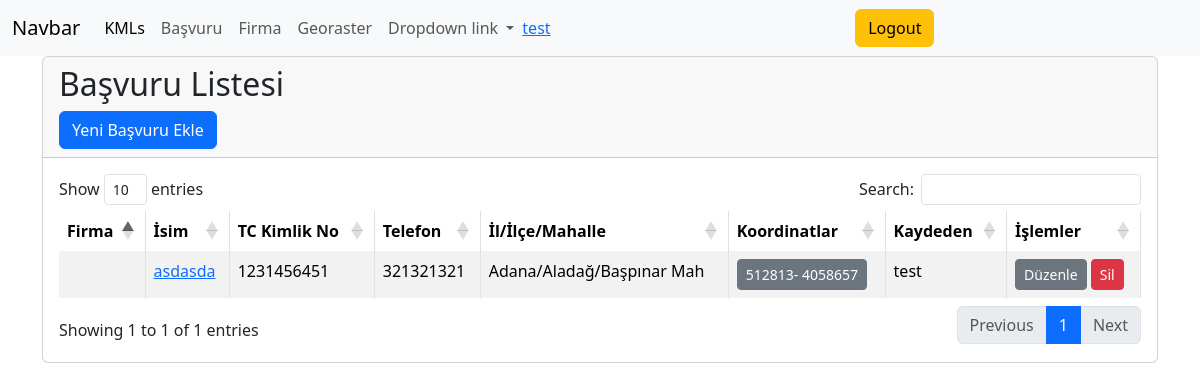
Screenshot of /basvuru/ (signed in) with the database file from the repository.
### users/models.py (models this page shows)
class CustomUser(AbstractUser):
    objects = CustomUserManager()
    is_premium = models.BooleanField(default=False)

### sahis/models.py (models this page shows, shortened)
class Sahis(models.Model):
    tc_kimlik_no = models.CharField(max_length=11, unique=True)
    adres = models.CharField(max_length=255)
    isim = models.CharField(max_length=100)
    telefon = models.CharField(max_length=15)
    ada = models.CharField(max_length=50)
    parsel = models.CharField(max_length=50)
    koordinat1 = models.CharField(max_length=50)
    koordinat2 = models.CharField(max_length=50)
    info = models.CharField(max_length=500, null=True)
    firma = models.ForeignKey(Firma, null=True, blank=True, on_delete=models.SET_NULL)
    user = models.ForeignKey(
        settings.AUTH_USER_MODEL, on_delete=models.CASCADE, null=True
    )
    mahalle = models.ForeignKey(Mahalle,
        name="mahalle", null=True, on_delete=models.CASCADE
    )

### turkiye/models.py (models this page shows)
class Mahalle(models.Model):
    il = models.ForeignKey(Il, related_name="mahalle_il", on_delete=models.CASCADE,null=True)
    ilce = models.ForeignKey(Ilce, related_name="mahalle_ilce", on_delete=models.CASCADE,null=True)
    semt = models.ForeignKey(
        Semt, related_name="mahalle_semt", on_delete=models.CASCADE, null=True
    )
    ad = models.CharField(max_length=100)
    posta_kodu=models.IntegerField(default=0)
    def __str__(self):
        return self.ad

class Ilce(models.Model):
    il = models.ForeignKey(Il,  on_delete=models.CASCADE,null=True)
    ad = models.CharField(max_length=100)
    def __str__(self):
        return self.ad

class Il(models.Model):
    ad = models.CharField(max_length=100)
    def __str__(self):
        return self.ad

### sahis/views.py (the view)
# urls.py: path('', basvuru_list, name='basvuru_list'),
@login_required
def basvuru_list(request):
    basvurular = Sahis.objects.all()
    map_url = reverse('location_list')
    print("maps : ")
    print(map_url)
    return render(request, 'basvuru/basvuru_list.html', {'basvurular': basvurular,'map_url':map_url})

### wells_map/templates/basvuru/basvuru_list.html (shortened to what this page needs)
{% extends "base.html" %}
{% block body %}
<div class="container">
    <div class="card">
        <div class="card-header">
            <h2>Başvuru Listesi</h2>
            <a href="{% url 'basvuru_create' %}" class="btn btn-primary float-right">Yeni Başvuru Ekle</a>
        </div>
        <div class="card-body">
            <table id="basvuruTable" class="table table-striped table-bordered">
                <thead>
                    <tr>
                        <th>Firma</th>
                        <th>İsim</th>
                        <th>TC Kimlik No</th>
                        <th>Telefon</th>
                        <th>İl/İlçe/Mahalle</th>
                        <th>Koordinatlar</th>
                        <th>Kaydeden</th>
                        <th>İşlemler</th>
                    </tr>
                </thead>
                <tbody>
                    {% for basvuru in basvurular %}
                    <tr>
                        <td></td>
                        <td><a href="{% url 'basvuru_detail' basvuru.pk %}">{{ basvuru.isim }}</a></td>
                        <td>{{ basvuru.tc_kimlik_no }}</td>
                        <td>{{ basvuru.telefon }}</td>
                        <td>{{ basvuru.mahalle.ilce.il }}/{{ basvuru.mahalle.ilce }}/{{ basvuru.mahalle }}</td>
                        <td><a href="{{  map_url  }}" class="btn btn-secondary btn-sm">
                                {{ basvuru.koordinat1 }}- {{basvuru.koordinat2}}</a></td>
                        <td>{{ basvuru.user.username }}</td>
                        <td>
                            <a href="{% url 'basvuru_update' basvuru.pk %}" class="btn btn-secondary btn-sm">Düzenle</a>
                            <a href="{% url 'basvuru_delete' basvuru.pk %}" class="btn btn-danger btn-sm">Sil</a>
                        </td>
                    </tr>
                    {% endfor %}
                </tbody>
            </table>
        </div>
    </div>
</div>
{% endblock %}

### wells_map/templates/navbar/header.html (shortened to what this page needs)
<nav class="navbar navbar-expand-lg bg-body-tertiary navbar-nav-scroll" style="--bs-scroll-height: 100px;z-index: 99; ">
  <div class="container-fluid">
    <a class="navbar-brand" href="#">Navbar</a>
    <div class="collapse navbar-collapse" id="navbarNavDropdown">
      <ul class="navbar-nav">
        <li class=" nav-item">
          <a class="nav-link active" aria-current="page" href="/kmz/kml-display">KMLs</a>
        </li>
        <li class="nav-item">
          <a class="nav-link" href="/basvuru">Başvuru</a>
        </li>
        <li class="nav-item">
          <a class="nav-link" href="/firma">Firma</a>
        </li>
        <li class="nav-item">
          <a class="nav-link" href="/georaster">Georaster</a>
        </li>
        <li class="nav-item dropdown">
          <a class="nav-link dropdown-toggle" href="#" role="button" data-bs-toggle="dropdown" aria-expanded="true">
            Dropdown link
          </a>
        </li>
      </ul>
    </div>
      {% if user.is_authenticated %}
      <li class="dropdown-item"><a href="{% url 'profile' %}">{{ user.username }}</a></li>
      <li class="dropdown-item">
        <form action="{% url 'logout' %}" method="post">
          <button type="submit" class="btn btn-warning">Logout</button>
        </form>
      </li>
      {% else %}
      <li class="dropdown-item"><a href="{% url 'login' %}">Login</a></li>
      <li class="dropdown-item"><a href="{% url 'register' %}">Register</a></li>
      {% endif %}
  </div>
</nav>

### wells_map/templates/navbar/header.html (style rules this page uses)
.navbar { position: relative; z-index: 1000; }

### rows the page displays
CustomUser: username "test"
Sahis: isim "asdasda", tc_kimlik_no "1231456451", telefon "321321321", mahalle.ilce.il "Adana", mahalle.ilce "Aladağ", mahalle "Başpınar Mah", koordinat1 "512813", koordinat2 "4058657", user.username "test"
